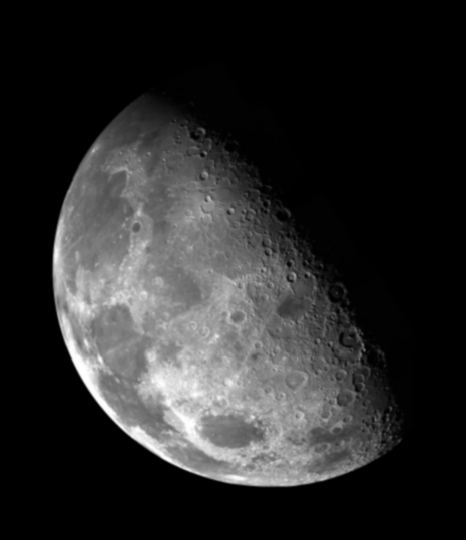
#> input picture moon.tif, 466 x 540 px
$ python negative.py
#> lines starting #> are read from the running program, lines starting #| are printed output that depends on the picture
import cv2
import numpy as np
import sys

def negImg(img):
    img = 255 - img
    return img

img = cv2.imread('moon.tif',0)
#> img is the input picture: shape (540, 466); min 0, max 254, mean 42.7
cv2.imshow('org_image',img)
negative_Img = negImg(img)
#> in negImg, `img = 255 - img`:
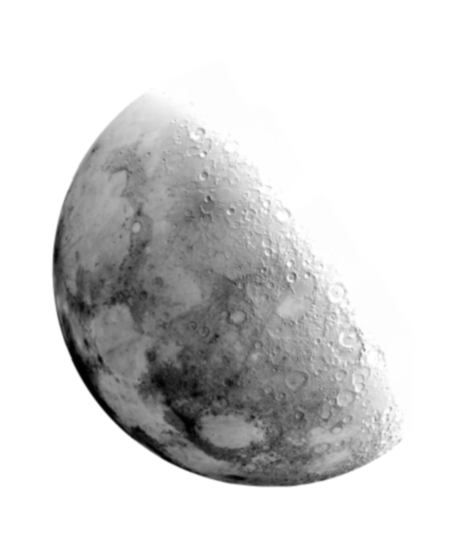
#> img: shape (540, 466); min 1, max 255, mean 212.3
cv2.imshow('negative_image',negative_Img)
cv2.waitKey(0)
cv2.destroyAllWindows()
